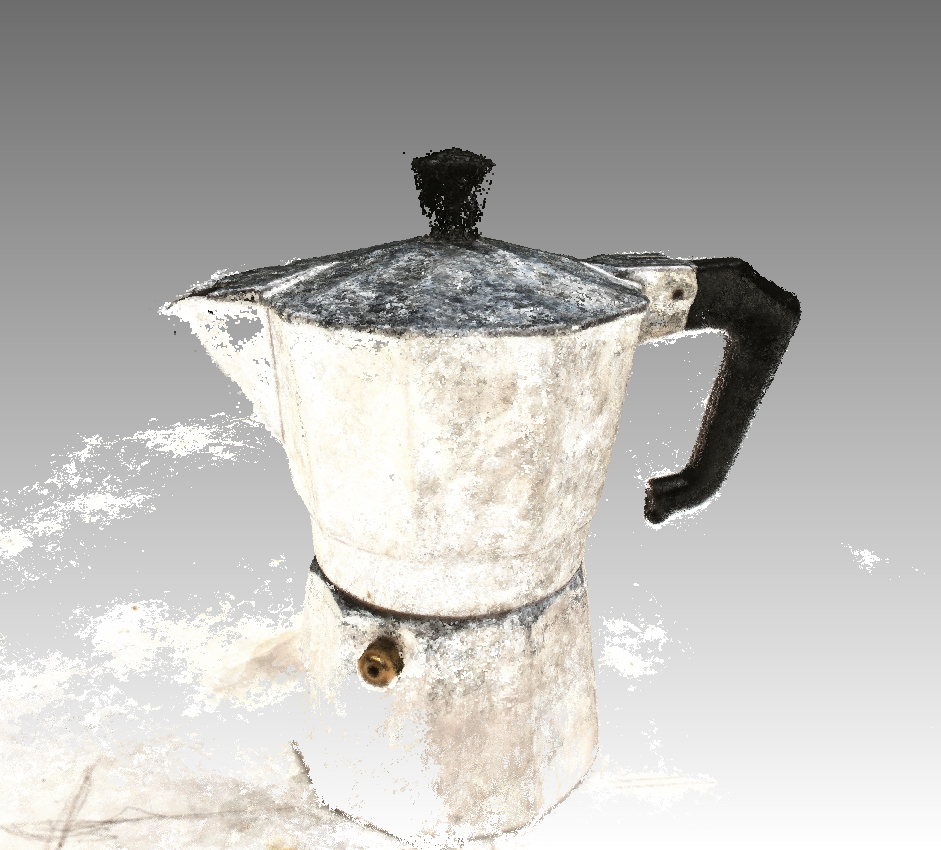
#> input picture OpenCV/image_draw_bbox/images/snapshot.png, 941 x 850 px
$ python image_draw_bbox.py
#> lines starting #> are read from the running program, lines starting #| are printed output that depends on the picture
# -*- coding:utf-8 -*-

import os
import cv2
import numpy as np

if __name__ == '__main__':
    image_path = './images/snapshot.png'
    image = cv2.imread(image_path)
#> image is the input picture: shape (850, 941, 3); mean B, G, R 179.6, 182.2, 183.6
    print("image.shape: {}".format(image.shape)) #[H, W, C]
#| image.shape: (850, 941, 3)

    x, y = 135, 235 # left-top
    w, h = 200, 200  # right-bottom
    color = (221, 121, 7) #BGR
    thickness = 5
    image_bbox = cv2.rectangle(image, (x, y), (x+w, y+h), color, thickness)

    x, y = 250, 620 # left-top
    w, h = 240, 210  # right-bottom
    image_bbox = cv2.rectangle(image_bbox, (x, y), (x+w, y+h), color, thickness)
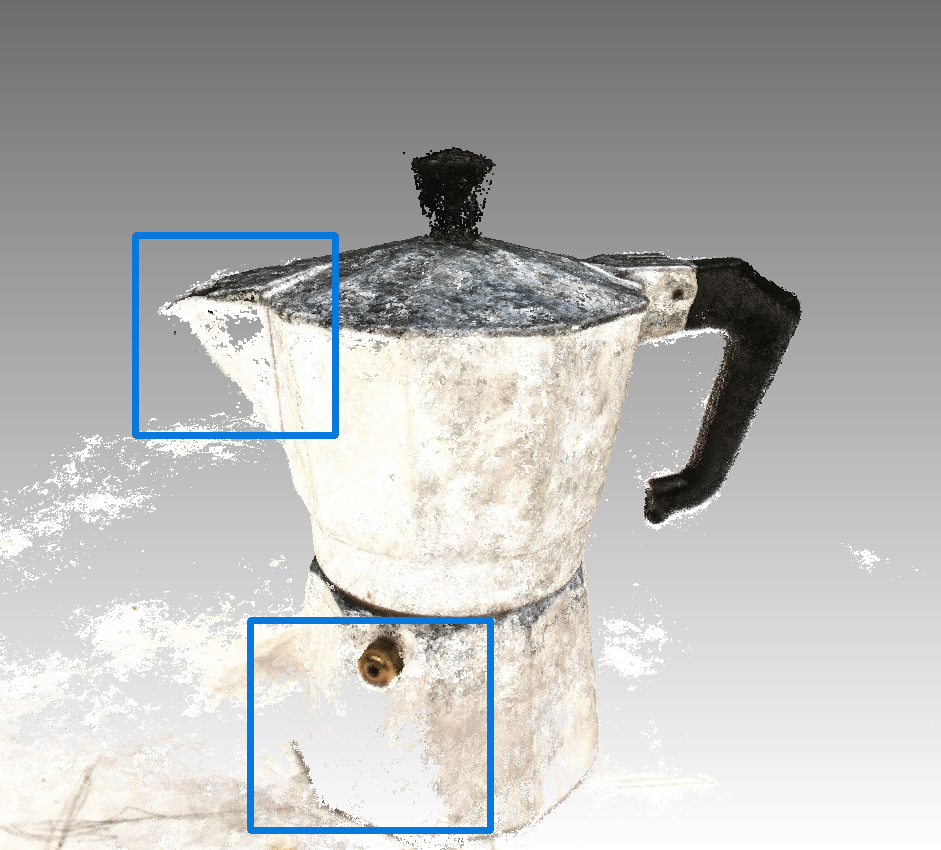
#> image_bbox: shape (850, 941, 3); mean B, G, R 180, 181, 180.7

    winname = 'image_bbox'
    cv2.namedWindow(winname, cv2.WINDOW_KEEPRATIO)
    cv2.imshow(winname, image_bbox)
    cv2.waitKey(0)

    output_filename = image_path.replace('.png', '_bbox.png')
    cv2.imwrite(output_filename, image_bbox)

$ run again, with Geometric/visualize_depth_map/images/Cubic_Depth_Map.jpg saved as OpenCV/image_draw_bbox/images/snapshot.png
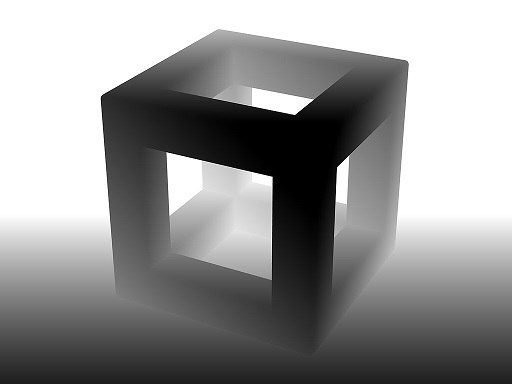
#> input picture Geometric/visualize_depth_map/images/Cubic_Depth_Map.jpg, 512 x 384 px
#> image is the input picture: shape (384, 512, 3); min 0, max 255, mean 149
#| image.shape: (384, 512, 3)
#> `image_bbox = cv2.rectangle(image, (x, y), (x+w, y+h), color, thickness)`:
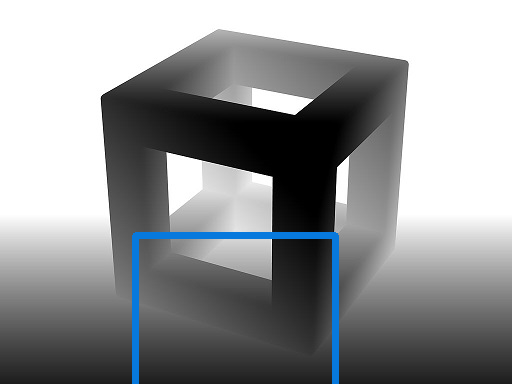
#> image_bbox: shape (384, 512, 3); mean B, G, R 151.1, 149.4, 147.4
